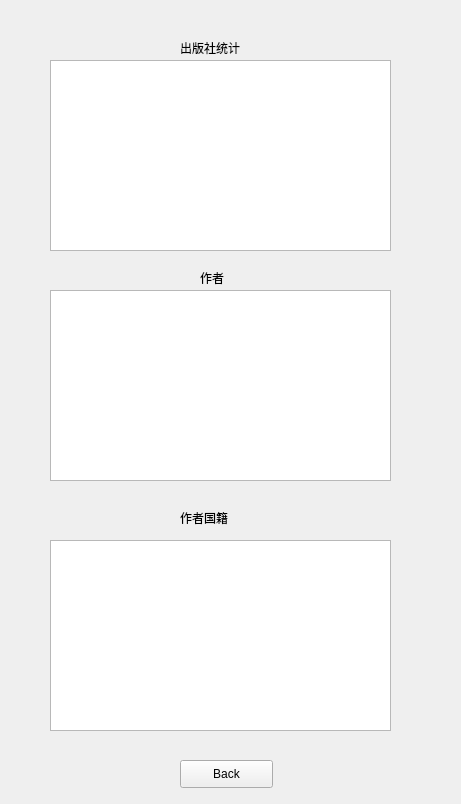
<?xml version="1.0" encoding="UTF-8"?>
<ui version="4.0">
 <class>Form</class>
 <widget class="QWidget" name="Form">
  <property name="geometry">
   <rect>
    <x>0</x>
    <y>0</y>
    <width>461</width>
    <height>804</height>
   </rect>
  </property>
  <property name="windowTitle">
   <string>Form</string>
  </property>
  <widget class="QGraphicsView" name="graphicsView">
   <property name="geometry">
    <rect>
     <x>50</x>
     <y>60</y>
     <width>341</width>
     <height>191</height>
    </rect>
   </property>
  </widget>
  <widget class="QGraphicsView" name="graphicsView_2">
   <property name="geometry">
    <rect>
     <x>50</x>
     <y>290</y>
     <width>341</width>
     <height>191</height>
    </rect>
   </property>
  </widget>
  <widget class="QLabel" name="label">
   <property name="geometry">
    <rect>
     <x>180</x>
     <y>40</y>
     <width>72</width>
     <height>15</height>
    </rect>
   </property>
   <property name="text">
    <string>出版社统计</string>
   </property>
  </widget>
  <widget class="QLabel" name="label_2">
   <property name="geometry">
    <rect>
     <x>200</x>
     <y>270</y>
     <width>72</width>
     <height>15</height>
    </rect>
   </property>
   <property name="text">
    <string>作者</string>
   </property>
  </widget>
  <widget class="QGraphicsView" name="graphicsView_3">
   <property name="geometry">
    <rect>
     <x>50</x>
     <y>540</y>
     <width>341</width>
     <height>191</height>
    </rect>
   </property>
  </widget>
  <widget class="QLabel" name="label_3">
   <property name="geometry">
    <rect>
     <x>180</x>
     <y>510</y>
     <width>72</width>
     <height>15</height>
    </rect>
   </property>
   <property name="text">
    <string>作者国籍</string>
   </property>
  </widget>
  <widget class="QPushButton" name="pushButton">
   <property name="geometry">
    <rect>
     <x>180</x>
     <y>760</y>
     <width>93</width>
     <height>28</height>
    </rect>
   </property>
   <property name="text">
    <string>Back</string>
   </property>
  </widget>
 </widget>
 <resources/>
 <connections/>
</ui>
